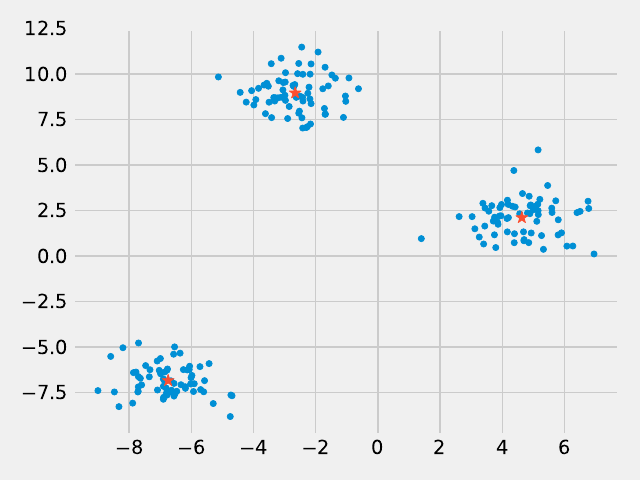

The script that saved this image:
import numpy as np
import random as rnd

def init_clusters(k=3, X=None):
    C = np.empty((k, X.shape[1]))
    for i in range(X.shape[1]):
        xmax = X[:,i].max()
        xmin = X[:,i].min()
        C[:,i] = np.random.random(size=k) * (xmax-xmin) + xmin
    return C

def cost(X, C):
    k = C.shape[0]
    d = np.zeros((X.shape[0], k))
    for i in range(k):
        d[:,i] = distance(X-C[i])
    return d

def distance(v):
    return np.einsum('ij,ij->i', v, v)

def kmeans_step(k=3, X=None):
    C = init_clusters(k=k, X=X)
    C_old = np.zeros(C.shape)
    C_diff = np.mean(distance(C-C_old))

    tolerance = 1.e-7

    while C_diff > tolerance:
        y = np.argmin(cost(X, C), axis=1)

        for i in range(k):
            if i not in y:
                y[rnd.randrange(len(y))] = i
            C[i] = X[y==i].mean(axis=0)

        C_diff = np.mean(distance(C-C_old))
        C_old = C.copy()

    J = np.mean(cost(X, C))

    return C, y, J

def kmeans(k=3, X=None, steps=1):
    C = [None] * steps
    y = [None] * steps
    J = [None] * steps

    for i in range(steps):
        C[i], y[i], J[i] = kmeans_step(k=k, X=X)
    i = np.argmin(J)

    return C[i], y[i]

if __name__ == '__main__':
    import matplotlib.pyplot as plt
    plt.style.use('fivethirtyeight')
    from sklearn.datasets import make_blobs

    X, y = make_blobs(n_samples=200, n_features=2, centers=3, random_state=42)

    C, yc = kmeans(k=3, X=X, steps=2)

    plt.figure()
    plt.scatter(X[:,0], X[:,1], s=20)
    plt.scatter(C[:,0], C[:,1], s=80, marker='*')
    plt.tight_layout()
    plt.savefig('kmeans.pdf')
